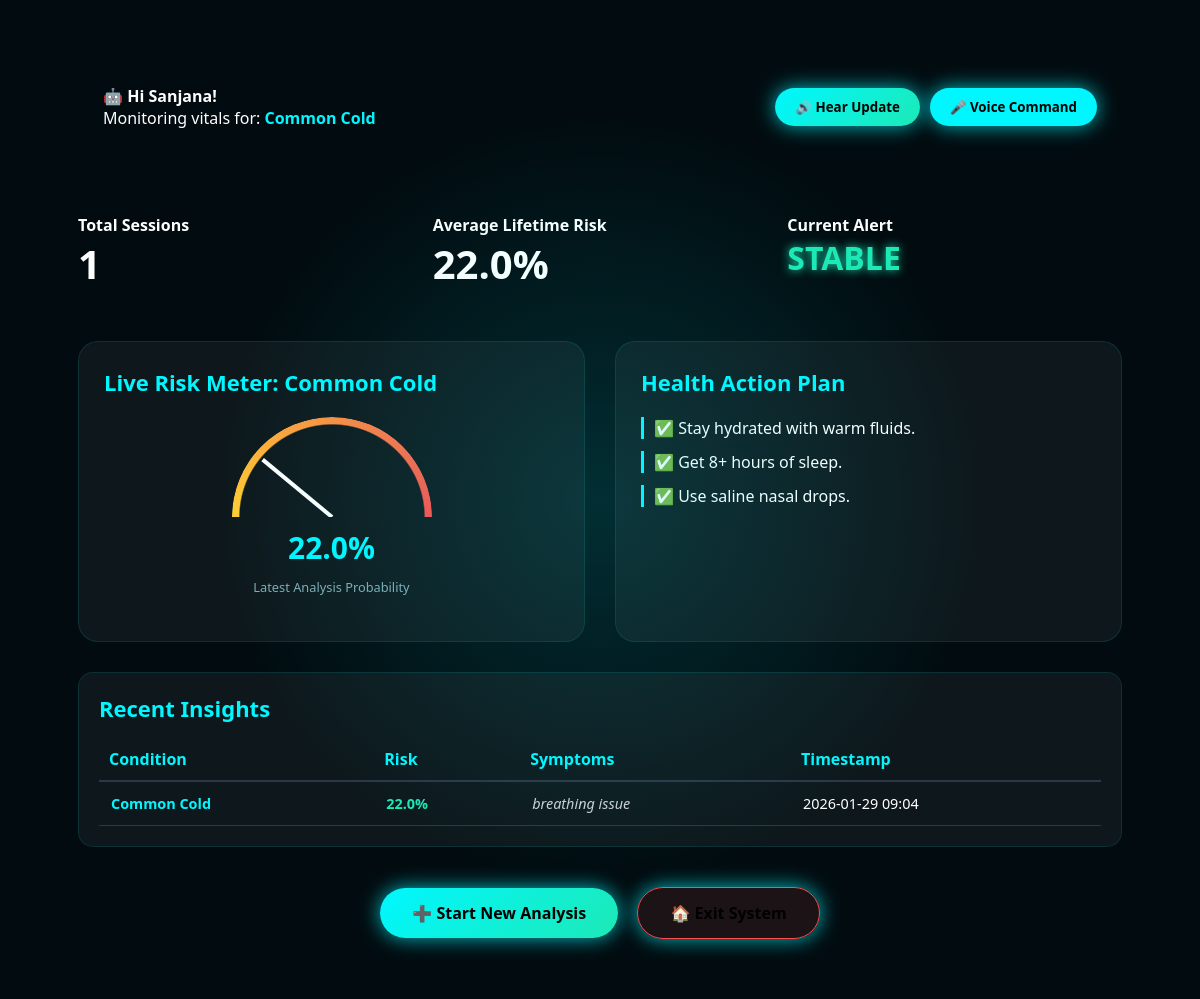
/dashboard (signed in), run on the app's committed database.
### tables this page shows
CREATE TABLE predictions (
username TEXT,
symptoms TEXT,
age INTEGER,
sex TEXT,
disease TEXT,
risk REAL,
date TEXT
);

### app.py (the view)
@app.route('/dashboard')
def dashboard():
    if not login_required(): return redirect('/login')
    db = get_db()
    latest = db.execute("SELECT disease, risk FROM predictions WHERE username=? ORDER BY date DESC LIMIT 1",
                        (session['user'],)).fetchone()
    current_risk = latest['risk'] if latest else 0
    current_disease = latest['disease'] if latest else "None"
    alert_status = "STABLE"
    if current_risk > 70: alert_status = "CRITICAL"
    elif current_risk > 35: alert_status = "MODERATE"
    tips = disease_recommendations.get(current_disease, ["Analyze symptoms to see personalized tips.", "Maintain healthy habits.", "Stay hydrated."])
    total = db.execute("SELECT COUNT(*) FROM predictions WHERE username=?", (session['user'],)).fetchone()[0]
    avg = db.execute("SELECT AVG(risk) FROM predictions WHERE username=?", (session['user'],)).fetchone()[0] or 0
    history = db.execute("SELECT * FROM predictions WHERE username=? ORDER BY date DESC LIMIT 5", (session['user'],)).fetchall()
    return render_template("dashboard.html", total=total, avg=round(avg, 2), current_risk=current_risk,
                           current_disease=current_disease.title(), alert_status=alert_status, tips=tips,
                           first_name=session['first_name'], history=history, page_class="dashboard-page")

### app.py (called while the page is built)
def get_db():
    conn = sqlite3.connect("database.db", check_same_thread=False)
    conn.row_factory = sqlite3.Row
    return conn

def login_required():
    return 'user' in session

### templates/dashboard.html (shortened to what this page needs)
<!DOCTYPE html>
<html lang="en">
<head>
    <link rel="stylesheet" href="{{ url_for('static', filename='css/style.css') }}">
</head>
<body class="{{ page_class }}">
<div class="cursor-glow" id="glow"></div>
<div class="dashboard-wrapper" style="padding: 40px 5%;">
    <div class="chatbot-welcome kpi-card" style="margin-bottom: 40px; padding: 25px; border-radius: 15px;">
        <div style="display:flex; justify-content: space-between; align-items: center;">
            <div>
                🤖 <strong>Hi {{ first_name }}!</strong><br>
                <span>Monitoring vitals for: <strong style="color:var(--primary)">{{ current_disease }}</strong></span>
            </div>
            <div style="display:flex; gap:10px;">
                <button class="btn pulse" onclick="speakWelcome()" style="padding: 10px 20px; border-radius: 50px;">🔊 Hear Update</button>
                <button class="btn" onclick="startListening()" style="padding: 10px 20px; border-radius: 50px; background:var(--primary); color:black;">🎤 Voice Command</button>
            </div>
        </div>
    </div>
    <div class="kpi-row" style="display: flex; gap: 20px; margin-bottom: 40px; flex-wrap: wrap;">
        <div class="kpi-card cyan" style="flex: 1; min-width: 200px;">
            <h4>Total Sessions</h4>
            <h2 style="font-size: 2.5rem;">{{ total }}</h2>
        </div>
        <div class="kpi-card yellow" style="flex: 1; min-width: 200px;">
            <h4>Average Lifetime Risk</h4>
            <h2 style="font-size: 2.5rem;">{{ avg }}%</h2>
        </div>
        <div class="kpi-card {% if current_risk > 70 %}red{% elif current_risk > 35 %}yellow{% else %}cyan{% endif %}" style="flex: 1; min-width: 200px;">
            <h4>Current Alert</h4>
            <h2 style="font-size: 2rem;" class="{% if alert_status == 'CRITICAL' %}alert-critical{% elif alert_status == 'MODERATE' %}alert-moderate{% else %}alert-stable{% endif %}">
                {{ alert_status }}
            </h2>
        </div>
    </div>
    <div class="analytics-grid" style="display: grid; grid-template-columns: repeat(auto-fit, minmax(300px, 1fr)); gap: 30px;">
        <div class="analytics-card" style="background: rgba(255,255,255,0.05); padding: 25px; border-radius: 20px; border: 1px solid rgba(0, 247, 255, 0.1);">
            <h3 style="margin-bottom: 20px;">Live Risk Meter: {{ current_disease }}</h3>
            <div class="gauge-container">
                <div class="gauge-body"></div>
                <div class="gauge-needle"></div>
            </div>
            <h2 style="text-align: center; margin-top: 10px; color: var(--primary);">{{ current_risk }}%</h2>
            <p style="font-size: 0.8rem; opacity: 0.7; text-align: center;">Latest Analysis Probability</p>
        </div>
        <div class="analytics-card" style="background: rgba(255,255,255,0.05); padding: 25px; border-radius: 20px; border: 1px solid rgba(0, 247, 255, 0.1);">
            <h3>Health Action Plan</h3>
            <ul style="list-style: none; padding: 0; margin-top: 20px;">
                {% for tip in tips %}
                <li style="margin-bottom: 12px; border-left: 3px solid var(--primary); padding-left: 10px;">✅ {{ tip }}</li>
                {% endfor %}
            </ul>
        </div>
    </div>
    <div class="history-section">
        <h3>Recent Insights</h3>
        <table>
            <thead>
                <tr>
                    <th>Condition</th>
                    <th>Risk</th>
                    <th>Symptoms</th>
                    <th>Timestamp</th>
                </tr>
            </thead>
            <tbody>
                {% for row in history %}
                <tr>
                    <td style="color: var(--primary); font-weight: bold;">{{ row.disease.title() }}</td>
                    <td style="font-weight:bold;">
                        <span style="color: {% if row.risk > 70 %}var(--danger){% elif row.risk > 35 %}var(--warning){% else %}var(--stable){% endif %};">
                            {{ row.risk }}%
                        </span>
                    </td>
                    <td style="font-style: italic; opacity: 0.8;">{{ row.symptoms }}</td>
                    <td>{{ row.date }}</td>
                </tr>
                {% else %}
                <tr>
                    <td colspan="4" style="text-align: center;">No clinical records found. Start an analysis.</td>
                </tr>
                {% endfor %}
            </tbody>
        </table>
    </div>
    <div class="dashboard-actions" style="margin-top: 40px; text-align: center;">
        <a href="/predict" class="btn pulse" style="text-decoration: none; margin-right: 15px;">➕ Start New Analysis</a>
        <a href="/logout" class="btn secondary" style="text-decoration: none; background: rgba(255, 76, 76, 0.1); border: 1px solid var(--danger); color: var(--danger);">🏠 Exit System</a>
    </div>
</div>
</body>
</html>

### static/css/style.css (style rules this page uses)
* { margin: 0; padding: 0; box-sizing: border-box; font-family: 'Segoe UI', Tahoma, Geneva, Verdana, sans-serif; }
body { min-height: 100vh; background: radial-gradient(circle at top, #0f2b33, #020c10 70%); color: #e0f7fa; display: flex; flex-direction: column; justify-content: center; align-items: center; overflow-x: hidden; position: relative; padding: 20px; }
body.dashboard-page, body.result-page { justify-content: flex-start; }
h2 { font-size: 30px; margin-bottom: 10px; }
h3 { font-size: 22px; margin-bottom: 12px; color: #00f7ff; }
p { font-size: 16px; color: #b2ebf2; margin-bottom: 20px; }
.btn { display: inline-block; padding: 14px 32px; border-radius: 30px; text-decoration: none; font-weight: bold; color: #000 !important; background: linear-gradient(135deg, #00f7ff, #1de9b6); box-shadow: 0 0 20px rgba(0, 247, 255, 0.75); transition: all 0.3s ease; cursor: pointer; border: none; }
.dashboard-wrapper { width: 100%; max-width: 1200px; margin: 0 auto; padding: 40px; z-index: 5; }
.kpi-row { display: grid; grid-template-columns: repeat(auto-fit, minmax(250px, 1fr)); gap: 25px; width: 100%; margin-bottom: 40px; }
.cursor-glow { position: fixed; top: 0; left: 0; width: 100%; height: 100%; background: radial-gradient(circle at var(--x, 50%) var(--y, 50%), rgba(0, 247, 255, 0.1) 0%, transparent 40%); pointer-events: none; z-index: 9999; }

### data on the page
predictions: disease "Common Cold", risk "22.0", symptoms "breathing issue", date "2026-01-29 09:04"

### other printed values
{{ first_name }} "Sanjana"
{{ total }} "1"
{{ avg }} "22.0"
{{ alert_status }} "STABLE"
{{ tip }} "Stay hydrated with warm fluids." "Get 8+ hours of sleep." "Use saline nasal drops."
